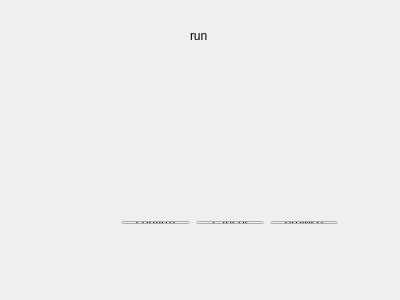
<?xml version="1.0" encoding="UTF-8"?>
<ui version="4.0">
 <class>Widget</class>
 <widget class="QWidget" name="Widget">
  <property name="geometry">
   <rect>
    <x>0</x>
    <y>0</y>
    <width>400</width>
    <height>300</height>
   </rect>
  </property>
  <property name="windowTitle">
   <string>Widget</string>
  </property>
  <widget class="QLabel" name="label">
   <property name="geometry">
    <rect>
     <x>190</x>
     <y>30</y>
     <width>54</width>
     <height>12</height>
    </rect>
   </property>
   <property name="text">
    <string>run</string>
   </property>
  </widget>
  <widget class="QWidget" name="">
   <property name="geometry">
    <rect>
     <x>110</x>
     <y>210</y>
     <width>239</width>
     <height>25</height>
    </rect>
   </property>
   <layout class="QHBoxLayout" name="horizontalLayout">
    <item>
     <widget class="QPushButton" name="pushButton_2">
      <property name="text">
       <string>confirm</string>
      </property>
     </widget>
    </item>
    <item>
     <widget class="QPushButton" name="pushButton">
      <property name="text">
       <string>cancel</string>
      </property>
     </widget>
    </item>
    <item>
     <widget class="QPushButton" name="pushButton_3">
      <property name="text">
       <string>browse</string>
      </property>
     </widget>
    </item>
   </layout>
  </widget>
  <widget class="QWidget" name="">
   <property name="geometry">
    <rect>
     <x>40</x>
     <y>120</y>
     <width>311</width>
     <height>22</height>
    </rect>
   </property>
   <layout class="QHBoxLayout" name="horizontalLayout_2">
    <item>
     <widget class="QLabel" name="label_2">
      <property name="text">
       <string>input: </string>
      </property>
     </widget>
    </item>
    <item>
     <widget class="QLineEdit" name="lineEdit"/>
    </item>
   </layout>
  </widget>
 </widget>
 <layoutdefault spacing="6" margin="11"/>
 <resources/>
 <connections/>
</ui>
